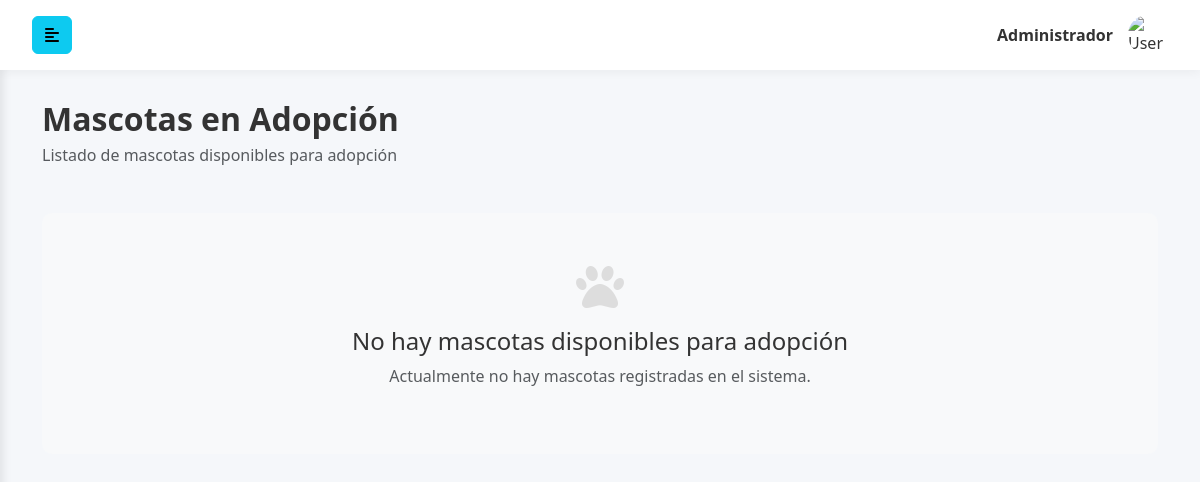
The app's page /admin/ver_mascota.php, older data.
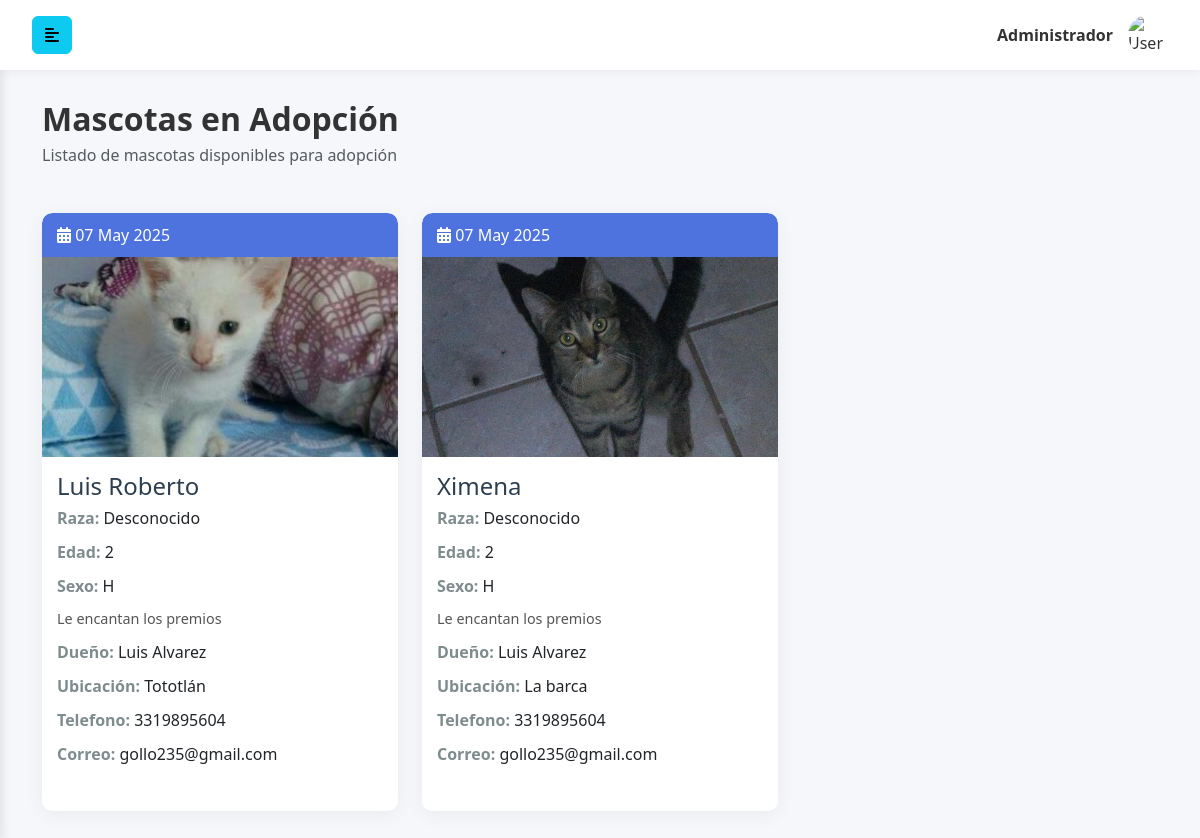
The same page, newer data.
### tables this page shows
CREATE TABLE `mascotas` (
  `id_mascota` int(11) NOT NULL,
  `nombre_mascota` varchar(30) NOT NULL,
  `tipo_mascota` int(11) NOT NULL,
  `raza` varchar(30) NOT NULL,
  `edad` tinyint(4) NOT NULL,
  `sexo` char(1) NOT NULL,
  `descripcion` varchar(300) NOT NULL,
  `municipio` int(11) NOT NULL,
  `direccion` varchar(60) NOT NULL,
  `fecha_registro` timestamp NOT NULL DEFAULT current_timestamp(),
  `imagen` varchar(250) NOT NULL,
  `estatus_id` int(11) NOT NULL,
  `usuario_id` int(11) NOT NULL
);

CREATE TABLE `usuarios` (
  `id_usuario` int(11) NOT NULL,
  `username` varchar(30) NOT NULL,
  `nombre_completo` varchar(65) NOT NULL,
  `contraseña` varchar(32) NOT NULL,
  `correo` varchar(50) NOT NULL,
  `telefono` bigint(20) NOT NULL,
  `municipio` int(11) NOT NULL,
  `direccion` varchar(150) NOT NULL,
  `img_perfil` varchar(250) NOT NULL,
  `fec_registro` timestamp NOT NULL DEFAULT current_timestamp(),
  `tipo_usuario` int(11) NOT NULL
);

CREATE TABLE `municipios` (
  `id_municipio` int(11) NOT NULL,
  `nombre_municipio` varchar(30) NOT NULL
);

### admin/ver_mascota.php (the view, shortened to what the changed rows need)
<?php
$conexion = obtenerConexion();
$sql = "SELECT m.id_mascota, m.nombre_mascota, m.descripcion, m.raza, m.edad,
               m.sexo, m.imagen, m.fecha_registro,mu.nombre_municipio,
               u.nombre_completo, u.telefono, u.correo
        FROM mascotas m
        INNER JOIN usuarios u ON m.usuario_id = u.id_usuario
        INNER JOIN municipios mu ON m.municipio = mu.id_municipio
        INNER JOIN estatus_adopcion e ON m.estatus_id = e.id_estatus
        WHERE m.estatus_id = 1";
$result = $conexion->query($sql);
?>
<!DOCTYPE html>
<html lang="es">
<head>
    <link href="https://cdn.jsdelivr.net/npm/bootstrap@5.3.0/dist/css/bootstrap.min.css" rel="stylesheet">
    <link rel="stylesheet" href="https://cdnjs.cloudflare.com/ajax/libs/font-awesome/6.4.0/css/all.min.css">
    <link rel="stylesheet" href="../css/admin.css">
</head>
<body>
    <div class="wrapper">
        <div id="content">
            <div class="main-content">
                <div class="container-fluid">
                    <div class="page-header">
                        <div class="row align-items-center">
                            <div class="col-md-6">
                                <h2>Mascotas en Adopción</h2>
                            </div>
                        </div>
                    </div>
                    <div class="row">
                        <?php if ($result->num_rows > 0): ?>
                            <?php while ($mascota = $result->fetch_assoc()): ?>
                                <div class="col-md-4">
                                    <div class="card pet-card">
                                        <div class="pet-header d-flex justify-content-between align-items-center">
                                            <span class="text-white">
                                                <i class="fas fa-calendar-alt"></i> <?= date('d M Y', strtotime($mascota['fecha_registro'])) ?>
                                            </span>
                                        </div>
                                        <img src="<?= htmlspecialchars($mascota['imagen'] ?? '../assets/img/mascotas/default.jpg') ?>"
                                            alt="<?= htmlspecialchars($mascota['nombre_mascota']) ?>"
                                            class="pet-img">
                                        <div class="pet-body">
                                            <h3 class="pet-name"><?= htmlspecialchars($mascota['nombre_mascota']) ?></h3>
                                            <div class="pet-info">
                                                <span class="pet-info-label">Raza:</span>
                                                <?= htmlspecialchars($mascota['raza']) ?>
                                            </div>
                                            <div class="pet-info">
                                                <span class="pet-info-label">Edad:</span>
                                                <?= htmlspecialchars($mascota['edad']) ?>
                                            </div>
                                            <div class="pet-info">
                                                <span class="pet-info-label">Sexo:</span>
                                                <?= htmlspecialchars($mascota['sexo']) ?>
                                            </div>
                                            <div class="pet-description">
                                                <?= htmlspecialchars($mascota['descripcion']) ?>
                                            </div>
                                            <div class="pet-info">
                                                <span class="pet-info-label">Dueño:</span>
                                                <?= htmlspecialchars($mascota['nombre_completo']) ?>
                                            </div>
                                            <div class="pet-info">
                                                <span class="pet-info-label">Ubicación:</span>
                                                <?= htmlspecialchars($mascota['nombre_municipio']) ?>
                                            </div>
                                            <div class="pet-info">
                                                <span class="pet-info-label">Telefono:</span>
                                                <?= htmlspecialchars($mascota['telefono']) ?>
                                            </div>
                                            <div class="pet-info">
                                                <span class="pet-info-label">Correo:</span>
                                                <?= htmlspecialchars($mascota['correo']) ?>
                                            </div>
                                        </div>
                                    </div>
                                </div>
                            <?php endwhile; ?>
                        <?php else: ?>
                            <div class="col-12">
                                <div class="no-pets">
                                    <i class="fas fa-paw fa-3x mb-3" style="color: #ddd;"></i>
                                    <h4>No hay mascotas disponibles para adopción</h4>
                                    <p class="text-muted">Actualmente no hay mascotas registradas en el sistema.</p>
                                </div>
                            </div>
                        <?php endif; ?>
                    </div>
                </div>
            </div>
        </div>
    </div>
</body>
</html>

Row changes from the older to the newer data that the page shows:
now on this page (row edited): mascotas: fecha_registro "07 May 2025", imagen (picture), nombre_mascota "Luis Roberto", raza "Desconocido", edad "2", sexo "H", descripcion "Le encantan los premios", usuario.nombre_completo "Luis Alvarez", municipio.nombre_municipio "Tototlán", usuario.telefono "3319895604", usuario.correo "gollo235@gmail.com"
now on this page (row edited): mascotas: fecha_registro "07 May 2025", imagen (picture), nombre_mascota "Ximena", raza "Desconocido", edad "2", sexo "H", descripcion "Le encantan los premios", usuario.nombre_completo "Luis Alvarez", municipio.nombre_municipio "La barca", usuario.telefono "3319895604", usuario.correo "gollo235@gmail.com"
Text that changed along with them:
text no longer shown: "No hay mascotas disponibles para adopción Actualmente no hay mascotas registradas en el sistema."
